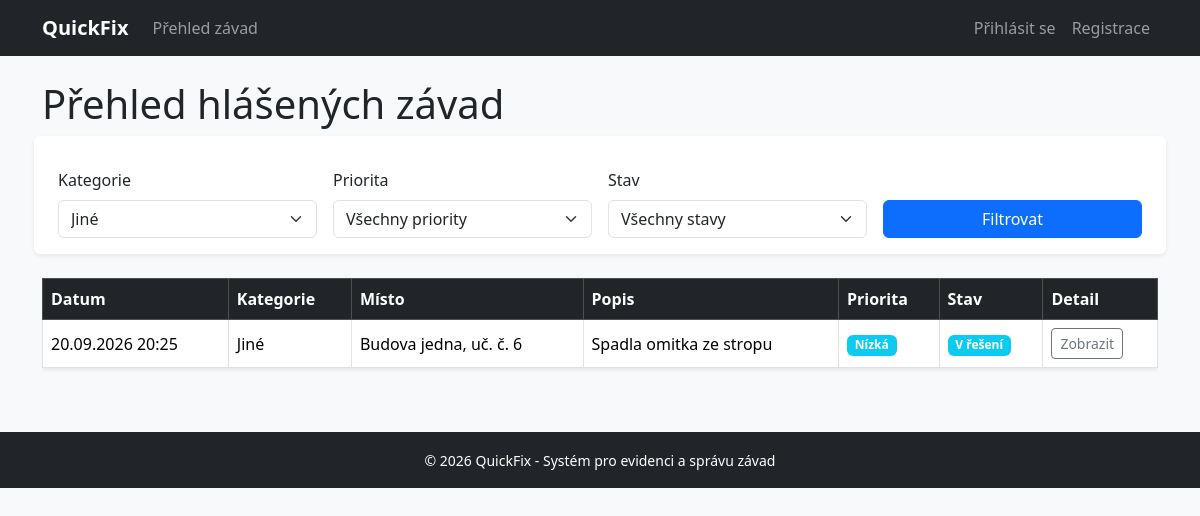
/index.php?kategorie=4, run on the app's committed database.
### tables this page shows
CREATE TABLE `zavady` (
  `id` int(11) NOT NULL,
  `uzivatel_id` int(11) NOT NULL,
  `kategorie_id` int(11) NOT NULL,
  `popis` text NOT NULL,
  `misto` varchar(255) NOT NULL,
  `priorita` enum('Nízká','Střední','Vysoká') DEFAULT 'Střední',
  `stav` enum('Nahlášeno','V řešení','Opraveno') DEFAULT 'Nahlášeno',
  `fotografie` varchar(255) DEFAULT NULL,
  `poznamka_technika` text DEFAULT NULL,
  `vytvoreno` timestamp NOT NULL DEFAULT current_timestamp()
);

CREATE TABLE `kategorie` (
  `id` int(11) NOT NULL,
  `nazev` varchar(100) NOT NULL
);

### index.php (the view, shortened to what this page needs)
<?php
require_once 'includes/db.php';
require_once 'includes/header.php';
$kategorie = $pdo->query("SELECT * FROM kategorie")->fetchAll();
$sql = "SELECT z.*, k.nazev AS kategorie_nazev, u.jmeno AS autor
        FROM zavady z
        JOIN kategorie k ON z.kategorie_id = k.id
        JOIN uzivatele u ON z.uzivatel_id = u.id
        WHERE 1=1";
$params = [];
if (!empty($_GET['kategorie'])) {
    $sql .= " AND z.kategorie_id = ?";
    $params[] = $_GET['kategorie'];
}
$sql .= " ORDER BY z.vytvoreno DESC";
$stmt = $pdo->prepare($sql);
$stmt->execute($params);
$zavady = $stmt->fetchAll();
?>
<h1 class="mb-4">Přehled hlášených závad</h1>
<form method="GET" class="row g-3 mb-4 bg-white p-3 rounded shadow-sm">
    <div class="col-md-3">
        <label class="form-label">Kategorie</label>
        <select name="kategorie" class="form-select">
            <?php foreach ($kategorie as $kat): ?>
                <option value="<?= $kat['id'] ?>" <?= ($_GET['kategorie'] ?? '') == $kat['id'] ? 'selected' : '' ?>>
                    <?= htmlspecialchars($kat['nazev']) ?>
                </option>
            <?php endforeach; ?>
        </select>
    </div>
    <div class="col-md-3">
        <label class="form-label">Priorita</label>
        <select name="priorita" class="form-select">
            <option value="">Všechny priority</option>
        </select>
    </div>
    <div class="col-md-3">
        <label class="form-label">Stav</label>
        <select name="stav" class="form-select">
            <option value="">Všechny stavy</option>
        </select>
    </div>
    <div class="col-md-3 d-flex align-items-end">
        <button type="submit" class="btn btn-primary w-100">Filtrovat</button>
    </div>
</form>
<div class="table-responsive">
    <table class="table table-bordered table-hover bg-white shadow-sm align-middle">
        <thead class="table-dark">
            <tr>
                <th>Datum</th>
                <th>Kategorie</th>
                <th>Místo</th>
                <th>Popis</th>
                <th>Priorita</th>
                <th>Stav</th>
                <th>Detail</th>
            </tr>
        </thead>
        <tbody>
            <?php if (count($zavady) > 0): ?>
                <?php foreach ($zavady as $z): ?>
                    <tr>
                        <td><?= date('d.m.Y H:i', strtotime($z['vytvoreno'])) ?></td>
                        <td><?= htmlspecialchars($z['kategorie_nazev']) ?></td>
                        <td><?= htmlspecialchars($z['misto']) ?></td>
                        <td><?= htmlspecialchars(mb_strimwidth($z['popis'], 0, 50, '...')) ?></td>
                        <td>
                            <?php
                            $badgeP = 'secondary';
                            if ($z['priorita'] === 'Nízká') $badgeP = 'info';
                            ?>
                            <span class="badge bg-<?= $badgeP ?>"><?= $z['priorita'] ?></span>
                        </td>
                        <td>
                            <?php
                            $badgeS = 'warning text-dark';
                            if ($z['stav'] === 'V řešení') $badgeS = 'info';
                            ?>
                            <span class="badge bg-<?= $badgeS ?>"><?= $z['stav'] ?></span>
                        </td>
                        <td>
                            <a href="detail.php?id=<?= $z['id'] ?>" class="btn btn-sm btn-outline-secondary">Zobrazit</a>
                        </td>
                    </tr>
                <?php endforeach; ?>
            <?php else: ?>
                <tr>
                    <td colspan="7" class="text-center py-4 text-muted">Žádné závady nebyly nalezeny.</td>
                </tr>
            <?php endif; ?>
        </tbody>
    </table>
</div>
<?php require_once 'includes/footer.php'; ?>

### data on the page
zavady: vytvoreno "20.09.2026 20:25", kategorie.nazev "Jiné", misto "Budova jedna, uč. č. 6", popis "Spadla omitka ze stropu", priorita "Nízká", stav "V řešení"

### other printed values
form field kategorie "Jiné"
